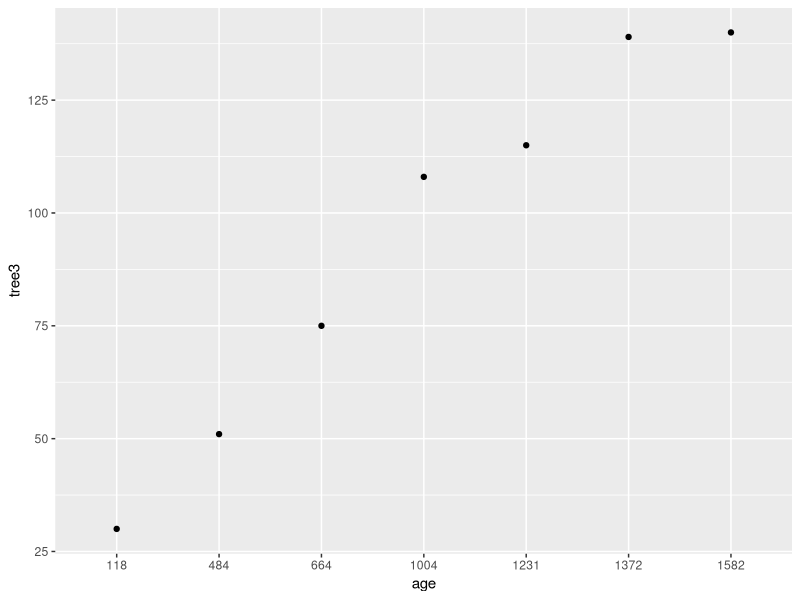
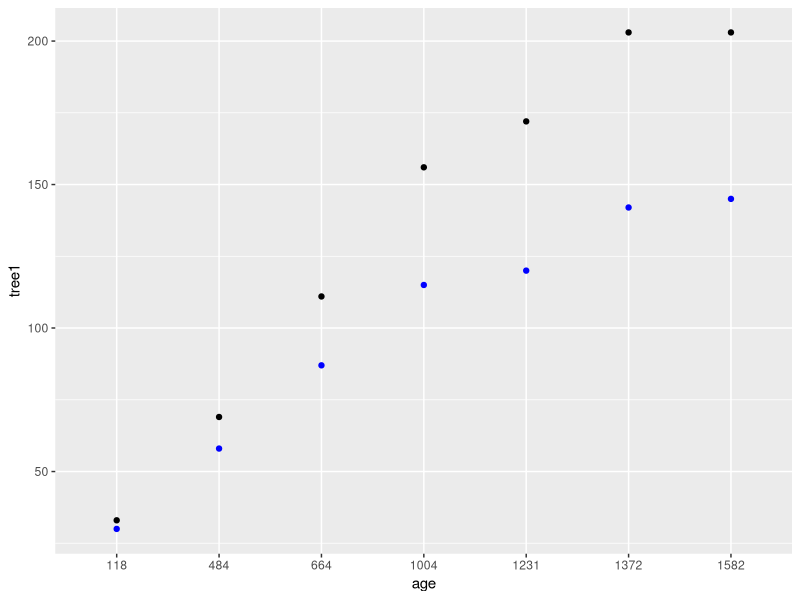
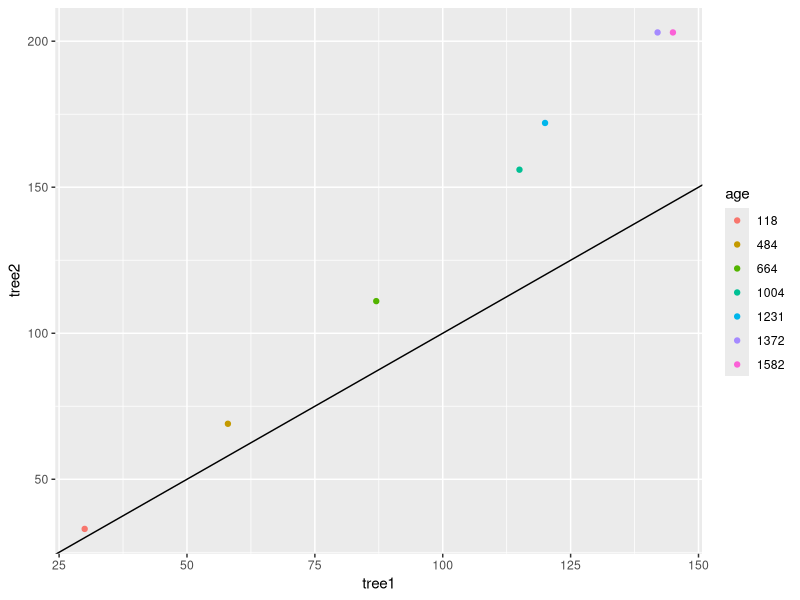
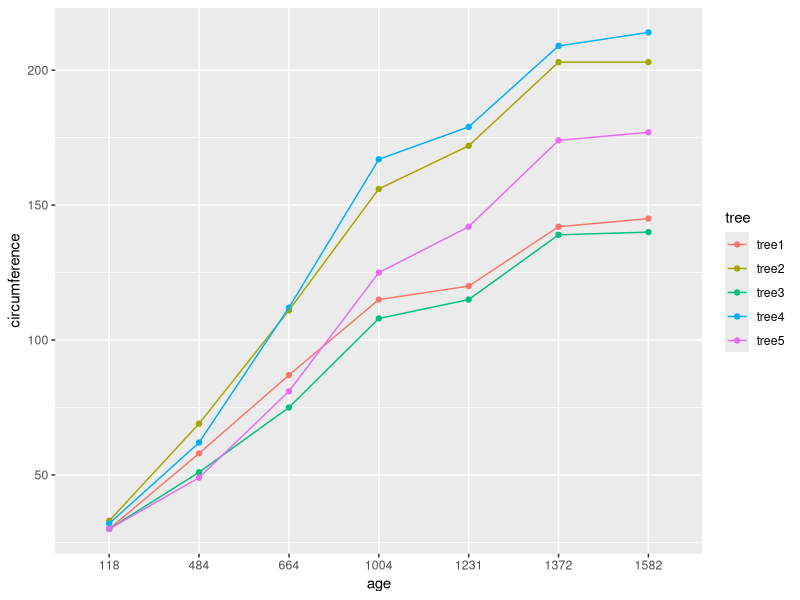
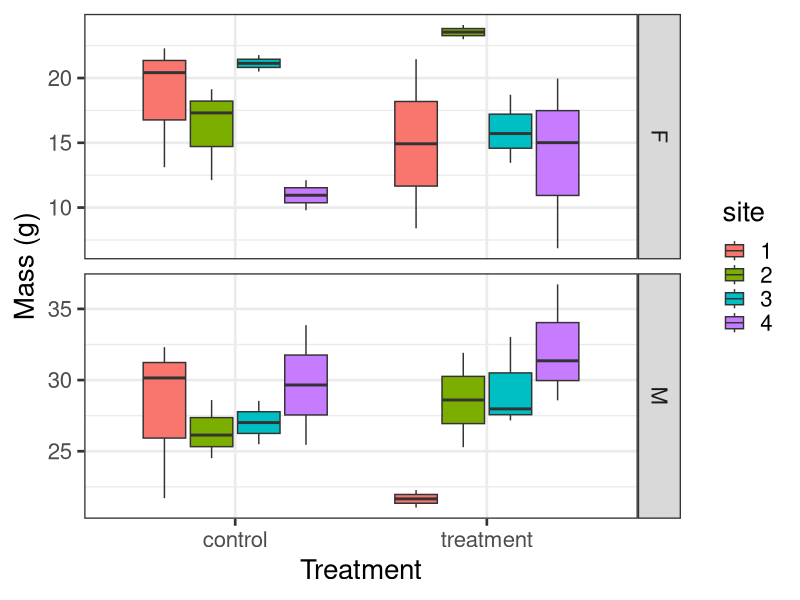

Generate these figures, in order, with R:
## ---- chunk 1
knitr::opts_chunk$set(echo = TRUE)
## ---- chunk 2
# Make a messy data set in wide format
library(tidyr)
set.seed(10)
messy <- data.frame(
  id = 1:20,
  site = rep(1:4, 5),
  trt = rep(c('control', 'treatment'), each = 10),
  mass.M = runif(20, 20, 40),
  mass.F = runif(20, 5, 25)
)


Orange.messy <- spread(data= Orange, Tree, circumference)
colnames(Orange.messy) <- c("age", "tree3", "tree1", "tree5", "tree2", "tree4")
Orange.messy$age <- as.factor(Orange.messy$age)
Orange.messy <- Orange.messy[, c(1, 3, 5, 2, 6, 4)]
# values are the tree circumference at each age

## ---- chunk 3
# Look at our data
head(Orange.messy)
## ---- chunk 4
library(ggplot2)
# Plots with Orange.messy 
ggplot(Orange.messy, aes(x= age, y= tree3)) + geom_point()

ggplot(data= Orange.messy) + 
  geom_point(aes(x= age, y= tree1), color= "blue") + 
  geom_point(aes(x= age, y= tree2), color= "black")
  
ggplot(data= Orange.messy, aes(x= tree1, y= tree2)) + 
  geom_point(aes(color= age)) + 
  geom_abline(intercept= 0, slope= 1)
## ---- chunk 5
## gather() function in tidyr
library(tidyr)
Orange.tidy1 <- gather(data= Orange.messy, 
                      key= tree, 
                      value= circumference, 
                      tree1:tree5)

Orange.tidy2 <- gather(data= Orange.messy, 
                      key= tree, 
                      value= circumference, 
                      -age)


## melt function in reshape2
library(reshape2)
Orange.melt1 <- melt(data= Orange.messy, 
                     variable.name= "tree", # key
                     value.name= "circumference", # value
                     id.vars= "age")
## ---- chunk 6
ggplot(data= Orange.tidy1, aes(x= age, y=circumference, group= tree)) + 
  geom_point(aes(color= tree)) +
  geom_line(aes(color= tree))

## ---- chunk 7
orange.wide <- spread(data= Orange.tidy1, key= tree, value= circumference)

## ---- chunk 8
head(messy)
## ---- chunk 9
Messy.tidy <- gather(data= messy, key= metric, value= value, mass.M:mass.F)
head(Messy.tidy)
## ---- chunk 10
#
tidy.data <- separate(data= Messy.tidy, col= metric, into= c("metric", "sex"), sep="\\.")

tidy.data$site <- as.factor(tidy.data$site)

str(tidy.data)
## ---- chunk 11
## Plot the data
ggplot(data= tidy.data, aes(x= trt, y= value)) + 
  geom_boxplot(aes(fill= site)) + 
  labs(x= "Treatment", y= "Mass (g)") +
  facet_grid(sex~., scales= "free_y") +
  theme_bw(base_size= 20)
